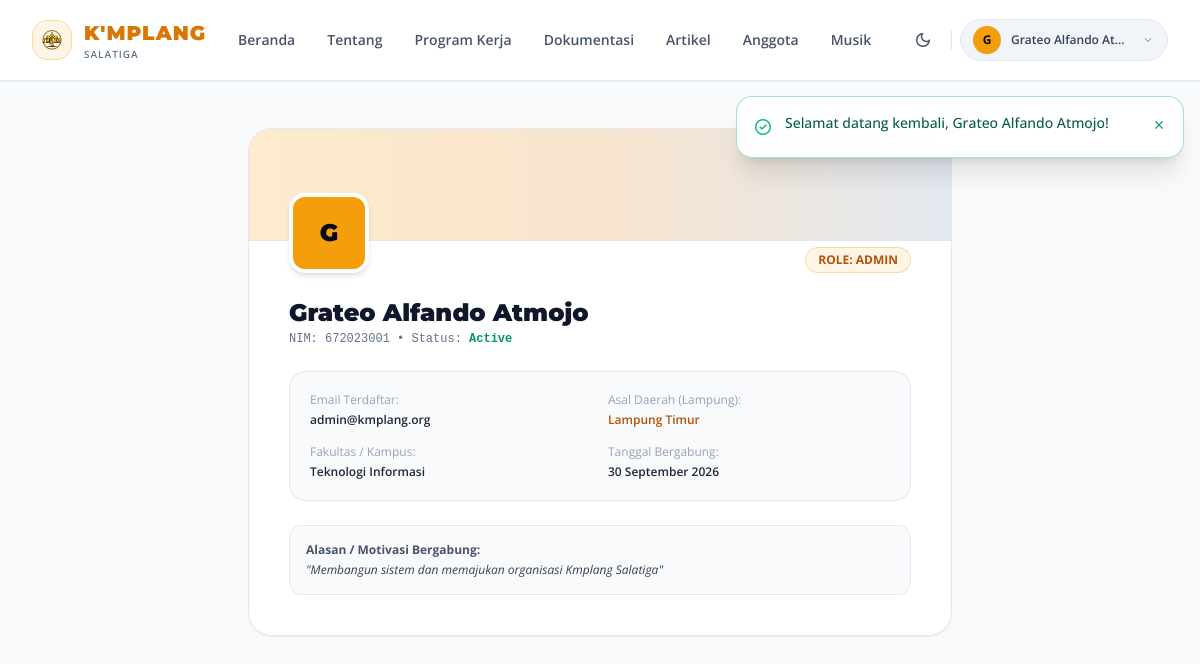
The app's page /profil (signed in) with its own data.
### tables this page shows
CREATE TABLE IF NOT EXISTS `users` (
    `id` INT AUTO_INCREMENT PRIMARY KEY,
    `nama_lengkap` VARCHAR(150) NOT NULL,
    `nim` VARCHAR(30) NULL,
    `email` VARCHAR(150) NOT NULL UNIQUE,
    `password_hash` VARCHAR(255) NOT NULL,
    `role` ENUM('admin', 'pengurus', 'anggota') NOT NULL DEFAULT 'anggota',
    `asal_daerah` VARCHAR(150) NOT NULL,
    `fakultas` VARCHAR(150) NULL,
    `no_whatsapp_encrypted` TEXT NULL,
    `tanggal_lahir` DATE NULL,
    `motivasi` TEXT NULL,
    `avatar` VARCHAR(255) NULL,
    `status` ENUM('pending', 'active', 'rejected') NOT NULL DEFAULT 'pending',
    `created_at` TIMESTAMP DEFAULT CURRENT_TIMESTAMP,
    `updated_at` TIMESTAMP DEFAULT CURRENT_TIMESTAMP ON UPDATE CURRENT_TIMESTAMP,
    INDEX `idx_role` (`role`),
    INDEX `idx_status` (`status`),
    INDEX `idx_nim` (`nim`)
);

### app/Views/members/profile.php (the view, shortened to what the rows shown need)
<?php
$user = $user ?? [];
?>
<div class="py-12 bg-slate-50 dark:bg-slate-950 transition-colors duration-200 min-h-screen">
    <div class="max-w-3xl mx-auto px-4 sm:px-6 lg:px-8">
        <div class="bg-white dark:bg-slate-900 border border-slate-200 dark:border-slate-800 rounded-3xl overflow-hidden shadow-sm dark:shadow-xl">
            <div class="h-28 bg-gradient-to-r from-amber-500/20 via-amber-600/20 to-slate-200 dark:to-slate-800 border-b border-slate-200 dark:border-slate-800 p-6 flex items-end">
            </div>
            <div class="px-6 sm:px-10 pb-10 relative">
                <div class="flex flex-col sm:flex-row sm:items-end justify-between gap-4 -mt-12 mb-6">
                    <div class="w-20 h-20 rounded-2xl bg-amber-500 text-slate-950 p-1 shadow-md border-4 border-white dark:border-slate-900 flex items-center justify-center font-black text-2xl uppercase font-montserrat">
                        <?= substr($user['nama_lengkap'], 0, 1) ?>
                    </div>
                    <span class="px-3 py-1 rounded-full text-xs font-bold uppercase bg-amber-500/10 text-amber-700 dark:text-amber-400 border border-amber-500/30 w-fit">
                        Role: <?= e($user['role']) ?>
                    </span>
                </div>
                <div class="space-y-6">
                    <div>
                        <h1 class="text-2xl font-black text-slate-900 dark:text-white font-montserrat"><?= e($user['nama_lengkap']) ?></h1>
                        <p class="text-xs text-slate-500 dark:text-slate-400 font-mono mt-0.5">NIM: <?= e($user['nim'] ?: '-') ?> &bull; Status: <span class="capitalize text-emerald-600 dark:text-emerald-400 font-bold"><?= e($user['status']) ?></span></p>
                    </div>
                    <div class="grid grid-cols-1 sm:grid-cols-2 gap-4 text-xs bg-slate-50 dark:bg-slate-950/70 p-5 rounded-2xl border border-slate-200 dark:border-slate-800">
                        <div>
                            <span class="text-slate-400 dark:text-slate-500 block mb-1">Email Terdaftar:</span>
                            <span class="font-semibold text-slate-800 dark:text-slate-200"><?= e($user['email']) ?></span>
                        </div>
                        <div>
                            <span class="text-slate-400 dark:text-slate-500 block mb-1">Asal Daerah (Lampung):</span>
                            <span class="font-semibold text-amber-700 dark:text-amber-400"><?= e($user['asal_daerah']) ?></span>
                        </div>
                        <div>
                            <span class="text-slate-400 dark:text-slate-500 block mb-1">Fakultas / Kampus:</span>
                            <span class="font-semibold text-slate-800 dark:text-slate-200"><?= e($user['fakultas'] ?: '-') ?></span>
                        </div>
                        <div>
                            <span class="text-slate-400 dark:text-slate-500 block mb-1">Tanggal Bergabung:</span>
                            <span class="font-semibold text-slate-800 dark:text-slate-200"><?= Formatter::tanggalIndo($user['created_at']) ?></span>
                        </div>
                    </div>
                    <?php if (!empty($user['motivasi'])): ?>
                        <div class="bg-slate-50 dark:bg-slate-950/40 p-4 rounded-xl border border-slate-200 dark:border-slate-800/80">
                            <span class="text-xs font-bold text-slate-600 dark:text-slate-400 block mb-1">Alasan / Motivasi Bergabung:</span>
                            <p class="text-xs text-slate-700 dark:text-slate-300 italic">"<?= e($user['motivasi']) ?>"</p>
                        </div>
                    <?php endif; ?>
                </div>
            </div>
        </div>
    </div>
</div>

### app/Core/Router.php (shortened to what the rows shown need)
<?php
class Router
{
    private array $routes = [];
    private function addRoute(string $method, string $path, array|callable $handler, array $middlewares): void
    {
        $pattern = preg_replace('/\{([a-zA-Z0-9_]+)\}/', '(?P<$1>[^/]+)', trim($path, '/'));
        $regex = '#^' . ($pattern === '' ? '' : $pattern) . '$#';
        $this->routes[] = [
            'method'      => $method,
            'path'        => trim($path, '/'),
            'regex'       => $regex,
            'handler'     => $handler,
            'middlewares' => $middlewares
        ];
    }
    public function dispatch(): void
    {
        $requestMethod = $_SERVER['REQUEST_METHOD'] ?? 'GET';
        $rawUri = parse_url($_SERVER['REQUEST_URI'] ?? '/', PHP_URL_PATH);
        $uri = trim(rawurldecode($rawUri), '/');
        $checkMethod = ($requestMethod === 'HEAD') ? 'GET' : $requestMethod;
        foreach ($this->routes as $route) {
            if ($route['method'] !== $checkMethod) {
                continue;
            }
            if (preg_match($route['regex'], $uri, $matches)) {
                $params = [];
                $handler = $route['handler'];
                if (is_array($handler)) {
                    [$controllerClass, $method] = $handler;
                    $controller = new $controllerClass();
                    call_user_func_array([$controller, $method], array_values($params));
                    return;
                }
            }
        }
    }
}

### app/Views/partials/navbar.php (shortened to what the rows shown need)
<?php
$currentUri = trim(parse_url($_SERVER['REQUEST_URI'] ?? '/', PHP_URL_PATH), '/');
?>
<nav id="main-nav" class="fixed top-0 left-0 right-0 z-50 transition-colors duration-200 bg-white/90 dark:bg-slate-900/90 backdrop-blur-md border-b border-slate-200 dark:border-slate-800 text-slate-800 dark:text-slate-100 shadow-sm dark:shadow-none">
    <div class="max-w-7xl mx-auto px-4 sm:px-6 lg:px-8">
        <div class="flex items-center justify-between h-20">
            <a href="<?= App::baseUrl('/') ?>" class="flex items-center gap-3 group">
                <div class="w-10 h-10 rounded-2xl bg-amber-500/10 dark:bg-amber-500/20 p-2 border border-amber-500/30 group-hover:scale-105 transition-transform duration-200 flex items-center justify-center">
                    <img src="<?= App::baseUrl('/assets/images/siger.png') ?>" alt="Logo Siger" class="w-full h-full object-contain">
                </div>
                <div class="flex flex-col">
                    <span class="font-black text-xl tracking-wider text-amber-600 dark:text-amber-400 group-hover:opacity-90 transition-opacity font-montserrat">K'MPLANG</span>
                    <span class="text-[10px] uppercase tracking-widest text-slate-500 dark:text-slate-400 font-semibold">Salatiga</span>
                </div>
            </a>
            <div class="hidden md:flex items-center space-x-1 lg:space-x-2">
                <a href="<?= App::baseUrl('/') ?>" class="px-3 py-2 rounded-xl text-xs sm:text-sm font-semibold transition-all duration-150 <?= $currentUri === '' ? 'text-amber-600 dark:text-amber-400 bg-amber-500/10 font-bold' : 'text-slate-600 dark:text-slate-300 hover:text-amber-600 dark:hover:text-amber-400 hover:bg-slate-100 dark:hover:bg-slate-800/60' ?>">
                    Beranda
                </a>
                <a href="<?= App::baseUrl('/#tentang') ?>" class="px-3 py-2 rounded-xl text-xs sm:text-sm font-semibold text-slate-600 dark:text-slate-300 hover:text-amber-600 dark:hover:text-amber-400 hover:bg-slate-100 dark:hover:bg-slate-800/60 transition-all duration-150">
                    Tentang
                </a>
                <a href="<?= App::baseUrl('/program-kerja') ?>" class="px-3 py-2 rounded-xl text-xs sm:text-sm font-semibold transition-all duration-150 <?= $currentUri === 'program-kerja' ? 'text-amber-600 dark:text-amber-400 bg-amber-500/10 font-bold' : 'text-slate-600 dark:text-slate-300 hover:text-amber-600 dark:hover:text-amber-400 hover:bg-slate-100 dark:hover:bg-slate-800/60' ?>">
                    Program Kerja
                </a>
                <a href="<?= App::baseUrl('/kegiatan') ?>" class="px-3 py-2 rounded-xl text-xs sm:text-sm font-semibold transition-all duration-150 <?= str_starts_with($currentUri, 'kegiatan') ? 'text-amber-600 dark:text-amber-400 bg-amber-500/10 font-bold' : 'text-slate-600 dark:text-slate-300 hover:text-amber-600 dark:hover:text-amber-400 hover:bg-slate-100 dark:hover:bg-slate-800/60' ?>">
                    Dokumentasi
                </a>
                <a href="<?= App::baseUrl('/artikel') ?>" class="px-3 py-2 rounded-xl text-xs sm:text-sm font-semibold transition-all duration-150 <?= str_starts_with($currentUri, 'artikel') ? 'text-amber-600 dark:text-amber-400 bg-amber-500/10 font-bold' : 'text-slate-600 dark:text-slate-300 hover:text-amber-600 dark:hover:text-amber-400 hover:bg-slate-100 dark:hover:bg-slate-800/60' ?>">
                    Artikel
                </a>
                <a href="<?= App::baseUrl('/anggota') ?>" class="px-3 py-2 rounded-xl text-xs sm:text-sm font-semibold transition-all duration-150 <?= $currentUri === 'anggota' ? 'text-amber-600 dark:text-amber-400 bg-amber-500/10 font-bold' : 'text-slate-600 dark:text-slate-300 hover:text-amber-600 dark:hover:text-amber-400 hover:bg-slate-100 dark:hover:bg-slate-800/60' ?>">
                    Anggota
                </a>
                <a href="<?= App::baseUrl('/#musik-section') ?>" class="px-3 py-2 rounded-xl text-xs sm:text-sm font-semibold text-slate-600 dark:text-slate-300 hover:text-amber-600 dark:hover:text-amber-400 hover:bg-slate-100 dark:hover:bg-slate-800/60 transition-all duration-150">
                    Musik
                </a>
            </div>
            <div class="hidden md:flex items-center space-x-2">
                <button type="button" onclick="toggleTheme()" class="p-2.5 rounded-xl text-slate-600 dark:text-slate-300 hover:text-amber-600 dark:hover:text-amber-400 hover:bg-slate-100 dark:hover:bg-slate-800 transition-colors flex items-center justify-center" title="Ganti Mode Tampilan (Terang/Gelap)">
                    <span class="material-symbols-outlined text-xl theme-icon">dark_mode</span>
                </button>
                <?php if (!empty($currentUser)): ?>
                    <div class="relative" id="profile-dropdown-container">
                        <button type="button"
                                id="profile-dropdown-btn"
                                aria-haspopup="true"
                                aria-expanded="false"
                                class="flex items-center gap-2.5 px-3 py-1.5 rounded-full bg-slate-100 dark:bg-slate-800/80 hover:bg-slate-200 dark:hover:bg-slate-700/80 border border-slate-200 dark:border-slate-700 transition-all cursor-pointer select-none">
                            <div class="w-7 h-7 rounded-full bg-amber-500 flex items-center justify-center text-slate-950 font-bold text-xs uppercase shadow-sm">
                                <?= substr($currentUser['nama_lengkap'], 0, 1) ?>
                            </div>
                            <span class="text-xs font-semibold text-slate-700 dark:text-slate-200 max-w-[120px] truncate"><?= e($currentUser['nama_lengkap']) ?></span>
                            <span id="profile-arrow-icon" class="material-symbols-outlined text-slate-400 text-sm transition-transform duration-200">expand_more</span>
                        </button>
                    </div>
                <?php endif; ?>
            </div>
        </div>
    </div>
</nav>

### records on screen
users: nama_lengkap "G", nama_lengkap "Grateo Alfando At…", role "ADMIN", nama_lengkap "Grateo Alfando Atmojo", nim "672023001", status "Active", email "admin@kmplang.org", asal_daerah "Lampung Timur", fakultas "Teknologi Informasi", created_at "30 September 2026", motivasi "Membangun sistem dan memajukan organisasi Kmplang Salatiga"
